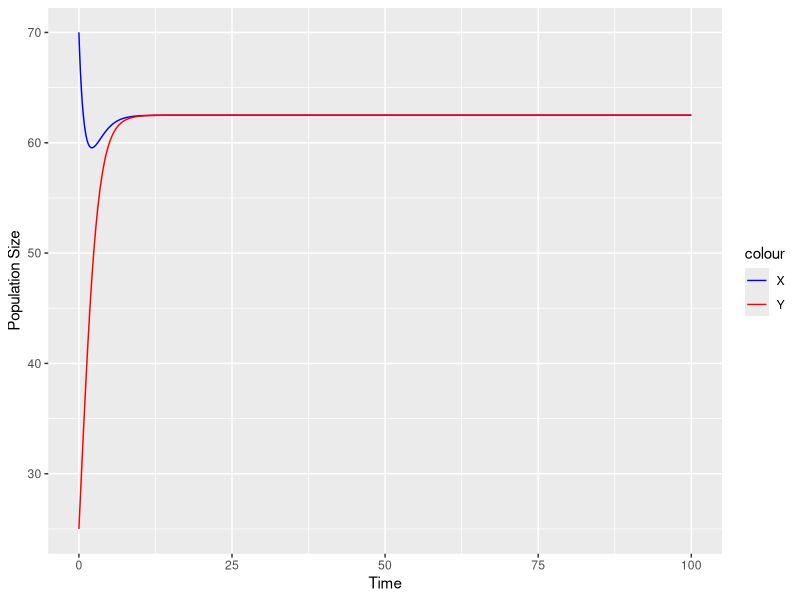
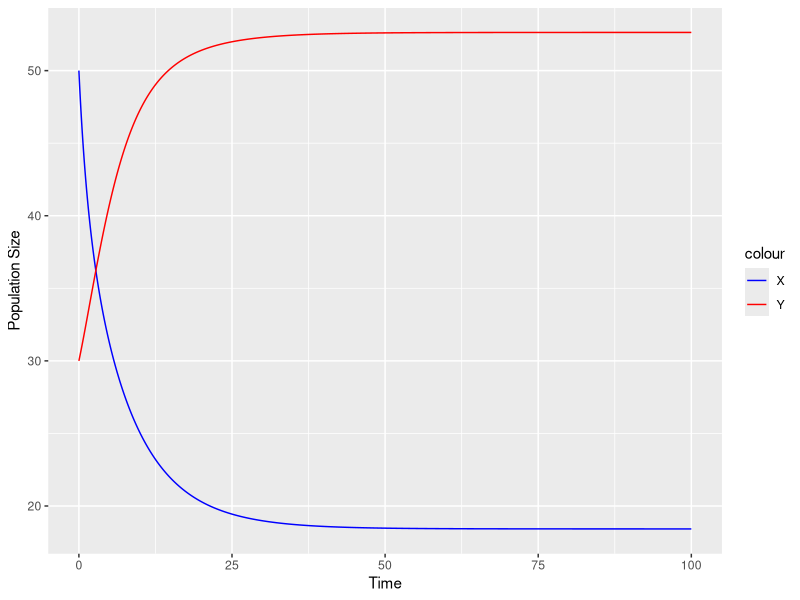

Here is the R script that generated these plots, in order:
## ---- chunk 1
knitr::opts_chunk$set(echo = TRUE)
## ---- chunk 2

library(deSolve)
library(ggplot2)

simulate_LV <- function(r1, r2, a1, a2, K1, K2, X, Y) {
  params <- c(r1=r1, r2=r2, a1=a1, a2=a2, K1=K1, K2=K2)
  state <- c(X=X, Y=Y)
  
  LV <- function(t, state, params) {
    with(as.list(c(state, params)), {
      dX = r1 * X * (1 - ((X + a1 * Y) / K1))
      dY = r2 * Y * (1 - ((Y + a2 * X) / K2))
      list(c(dX, dY))
    })
  }
  
  times <- seq(0, 100, by=0.01)
  
  out <- as.data.frame(ode(y = state, times=times, func=LV, parms=params))
  
  ggplot(out, aes(x = time)) +
    geom_line(aes(y = X, color = "X")) +
    geom_line(aes(y = Y, color = "Y")) +
    xlab("Time") +
    ylab("Population Size") +
    scale_color_manual(values = c("X" = "blue", "Y" = "red"))
}

## ---- chunk 3

simulate_LV(r1 = 0.8, r2 = 0.6, a1 = -0.2, a2 = -0.2, K1 = 50, K2 = 50, X = 70, Y = 25)

## ---- chunk 4

simulate_LV(r1 = 0.5, r2 = 0.4, a1 = 0.6, a2 = 0.4, K1 = 50, K2 = 60, X = 50, Y = 30)
